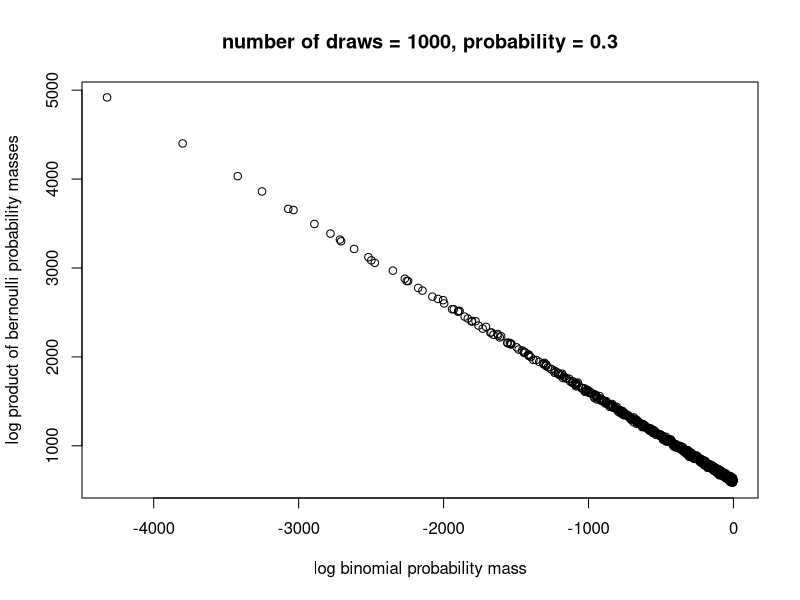

Source code (R):
nrep <- 1e3
log <- T
l <- 1e3
p <- 0.3
p1 <- p2 <- rep(0, nrep)
ps <- 1:nrep/nrep
for(i in 1:nrep){
  d <- sample(c(1,0), size = l, replace = T, prob = c(p, 1-p))
  p1[i] <- dbinom(prob = ps[i], sum(d), l, log = log)
  p2[i] <- -sum(sapply(1:l, function(x) dbinom(prob = ps[i], d[x], 1, log = T)))
  if(!log){
    p2[i] <- exp(p2[i])
  }
}
dev.off()
plot(p1, p2, xlab = paste0(ifelse(log, "log ", ""), "binomial probability mass"), 
             ylab = paste0(ifelse(log, "log ", ""), "product of bernoulli probability masses"),
             main = paste0("number of draws = ", l, ", probability = ", p))
